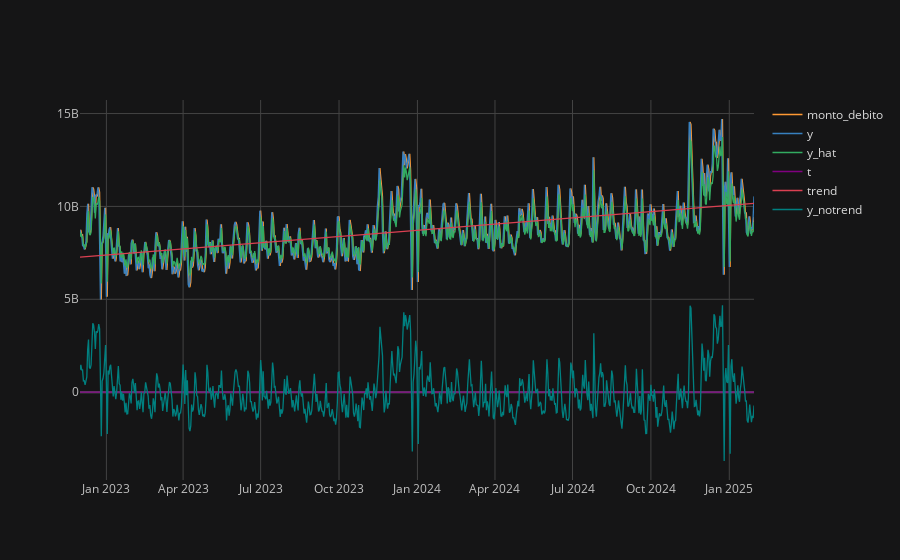

Write notebook code for a chart like this one.
### Code cell
df.set_index("fecha").iplot()

### Figure 1 — Plotly figure (JSON) as saved in the notebook; plotly's stock layout.template omitted (floating-point values rounded to 4 significant figures; data arrays with more than 128 entries replaced by an {"elided": "..."} marker saying what was removed)
{"data": [{"line": {"color": "rgba(255, 153, 51, 1.0)", "dash": "solid", "shape": "linear", "width": 1.3}, "mode": "lines", "name": "monto_debito", "text": "", "type": "scatter", "x": {"elided": "792 str values"}, "y": {"elided": "792 int values"}}, {"line": {"color": "rgba(55, 128, 191, 1.0)", "dash": "solid", "shape": "linear", "width": 1.3}, "mode": "lines", "name": "y", "text": "", "type": "scatter", "x": {"elided": "792 str values"}, "y": {"elided": "792 int values"}}, {"line": {"color": "rgba(50, 171, 96, 1.0)", "dash": "solid", "shape": "linear", "width": 1.3}, "mode": "lines", "name": "y_hat", "text": "", "type": "scatter", "x": {"elided": "792 str values"}, "y": {"elided": "792 int values"}}, {"line": {"color": "rgba(128, 0, 128, 1.0)", "dash": "solid", "shape": "linear", "width": 1.3}, "mode": "lines", "name": "t", "text": "", "type": "scatter", "x": {"elided": "792 str values"}, "y": {"elided": "792 int values"}}, {"line": {"color": "rgba(219, 64, 82, 1.0)", "dash": "solid", "shape": "linear", "width": 1.3}, "mode": "lines", "name": "trend", "text": "", "type": "scatter", "x": {"elided": "792 str values"}, "y": {"elided": "792 float values"}}, {"line": {"color": "rgba(0, 128, 128, 1.0)", "dash": "solid", "shape": "linear", "width": 1.3}, "mode": "lines", "name": "y_notrend", "text": "", "type": "scatter", "x": {"elided": "792 str values"}, "y": {"elided": "792 float values"}}], "layout": {"autosize": true, "legend": {"bgcolor": "#151516", "font": {"color": "#D9D9D9"}}, "paper_bgcolor": "#151516", "plot_bgcolor": "#151516", "title": {"font": {"color": "#D9D9D9"}}, "xaxis": {"autorange": true, "gridcolor": "#434343", "range": ["2022-12-01", "2025-01-30"], "showgrid": true, "tickfont": {"color": "#C2C2C2"}, "title": {"font": {"color": "#D9D9D9"}, "text": ""}, "type": "date", "zerolinecolor": "#666570"}, "yaxis": {"autorange": true, "gridcolor": "#434343", "range": [-4730000000.0, 15730000000.0], "showgrid": true, "tickfont": {"color": "#C2C2C2"}, "title": {"font": {"color": "#D9D9D9"}, "text": ""}, "type": "linear", "zerolinecolor": "#666570"}}}
